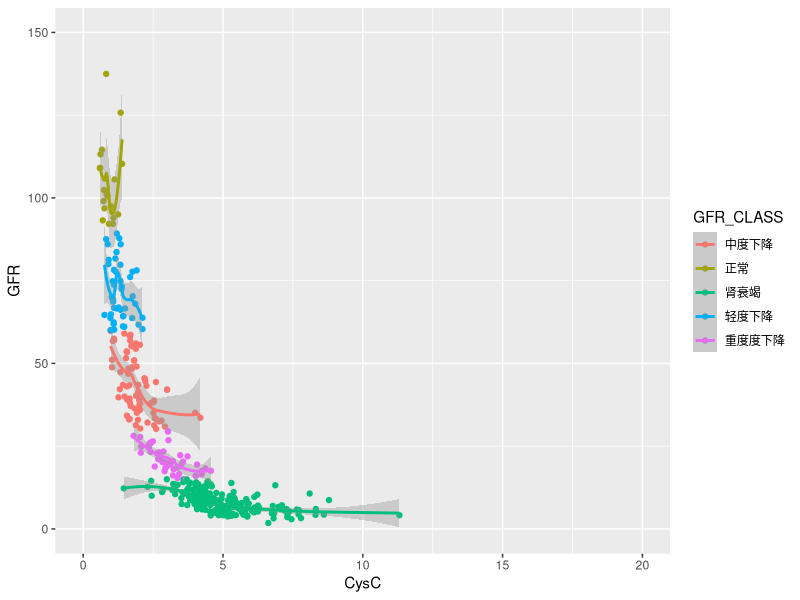
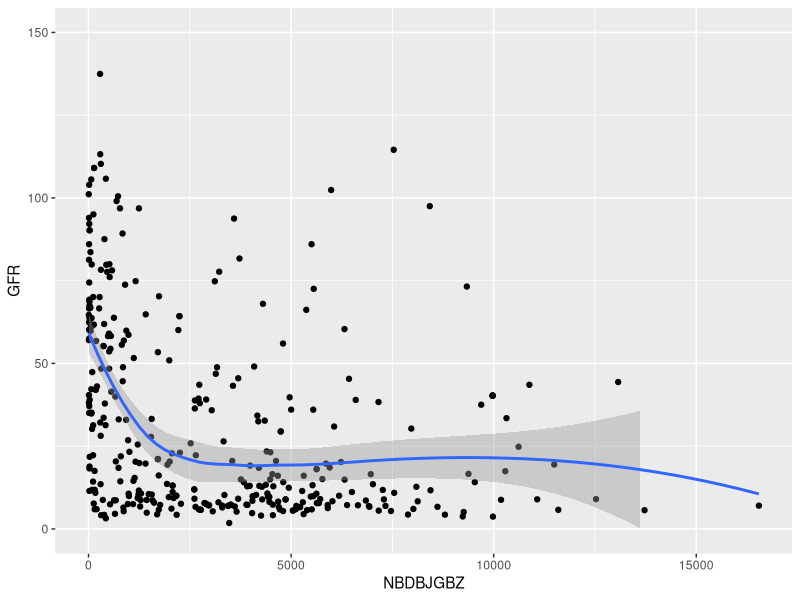
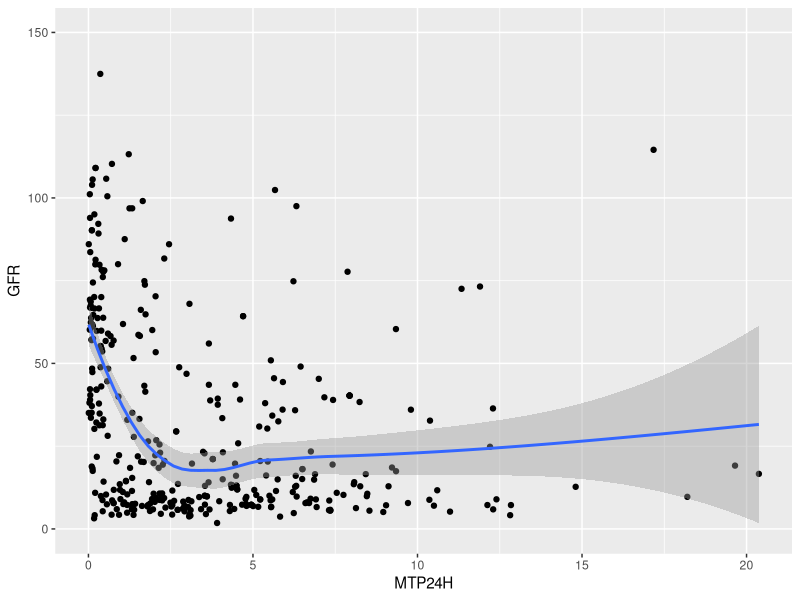

Write the R code that produced these figures, in order.
library(dplyr)
library(readr)
library(ggplot2)

patient_index_data <- read_csv("./hospital.csv")


###NBDBJGBZ CysC MTP24H
patient_data <- patient_index_data %>% 
  mutate(ageEffect = if_else(gender == '男', 1, 0.742)) %>% 
  mutate(GFR =  30849 * (CRE^(-1.154)) * (age^(-0.203)) * ageEffect) %>% 
  mutate(GFR_CLASS = case_when(
    GFR >= 90 ~ "正常",
    GFR >= 60 & GFR <90 ~ "轻度下降",
    GFR >= 30 & GFR <60 ~ "中度下降",
    GFR >= 15 & GFR <30 ~ "重度度下降",
    GFR <15             ~ "肾衰竭",
    TRUE                ~ "未知"
    
  ))



#CysC GFR
CysC_GFR_plot <- patient_data %>% 
  select(CysC, GFR, GFR_CLASS) %>% 
  filter(is.na(CysC) != TRUE, is.na(GFR) != TRUE)

ggplot(CysC_GFR_plot, aes(CysC, GFR, colour = GFR_CLASS)) + 
  geom_point() + 
xlim(0, 20) + ylim(0, 150) +
geom_smooth(aes(CysC, GFR))



#NBDBJGBZ GFR
NBDBJGBZ_GFR_plot <- patient_data %>% 
  select(NBDBJGBZ, GFR) %>% 
  filter(is.na(NBDBJGBZ) != TRUE, is.na(GFR) != TRUE)

ggplot(NBDBJGBZ_GFR_plot, aes(NBDBJGBZ, GFR)) + 
  geom_point() + 
  #xlim(0, 50) + 
    ylim(0, 150)+
  geom_smooth()



#MTP24H GFR
MTP24H_GFR_plot <- patient_data %>% 
  select(MTP24H, GFR) %>% 
  filter(is.na(MTP24H) != TRUE, is.na(GFR) != TRUE)

ggplot(MTP24H_GFR_plot, aes(MTP24H, GFR)) + 
  geom_point() + 
  #xlim(0, 50) + 
  ylim(0, 150)+
  geom_smooth()
